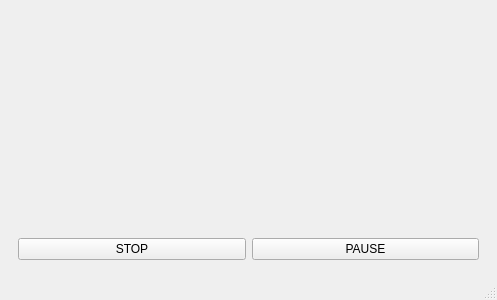
<?xml version="1.0" encoding="UTF-8"?>
<ui version="4.0">
 <class>MainWindow</class>
 <widget class="QMainWindow" name="MainWindow">
  <property name="geometry">
   <rect>
    <x>0</x>
    <y>0</y>
    <width>497</width>
    <height>300</height>
   </rect>
  </property>
  <property name="maximumSize">
   <size>
    <width>500</width>
    <height>400</height>
   </size>
  </property>
  <property name="windowTitle">
   <string>MainWindow</string>
  </property>
  <widget class="QWidget" name="centralwidget">
   <layout class="QHBoxLayout" name="horizontalLayout">
    <item>
     <widget class="QStackedWidget" name="stackedWidget">
      <property name="currentIndex">
       <number>1</number>
      </property>
      <widget class="QWidget" name="page">
       <layout class="QVBoxLayout" name="verticalLayout_4">
        <item>
         <layout class="QGridLayout" name="gridLayout" columnstretch="1,1,1">
          <property name="sizeConstraint">
           <enum>QLayout::SizeConstraint::SetDefaultConstraint</enum>
          </property>
          <item row="0" column="0">
           <widget class="QLabel" name="label_2">
            <property name="text">
             <string>WORK TIME (H:MM)</string>
            </property>
            <property name="alignment">
             <set>Qt::AlignmentFlag::AlignCenter</set>
            </property>
           </widget>
          </item>
          <item row="1" column="0">
           <widget class="QTimeEdit" name="workTimeTimeEdit">
            <property name="focusPolicy">
             <enum>Qt::FocusPolicy::ClickFocus</enum>
            </property>
            <property name="styleSheet">
             <string notr="true">QTimeEdit {
    border: 2px solid #4a62ad;       /* Синяя рамка */
    border-radius: 6px;              /* Скругление углов */
    padding: 5px 10px;               /* Отступы внутри поля */
    background-color: #ffffff;       /* Цвет фона */
    color: #333333;                  /* Цвет текста */
    font-family: &quot;Segoe UI&quot;, Arial;  /* Шрифт */
    font-size: 16px;                 /* Размер текста */
    font-weight: bold;
}

/* Стиль при наведении мыши на поле */
QTimeEdit:hover {
    border: 2px solid #354580;       /* Темно-синяя рамка */
}

/* Стилизация блока с кнопками &quot;вверх-вниз&quot; */
QTimeEdit::up-button, QTimeEdit::down-button {
    subcontrol-origin: border;
    width: 20px;                     /* Ширина кнопок */
    background: #eaeaea;             /* Фон кнопок */
    border-left: 1px solid #4a62ad;  /* Разделительная линия */
}

/* Отдельно верхняя кнопка */
QTimeEdit::up-button {
    subcontrol-position: top right;  /* Позиция вверху справа */
    border-top-right-radius: 4px;
}

/* Отдельно нижняя кнопка */
QTimeEdit::down-button {
    subcontrol-position: bottom right; /* Позиция внизу справа */
    border-bottom-right-radius: 4px;
}

/* Эффект при нажатии на кнопки */
QTimeEdit::up-button:pressed, QTimeEdit::down-button:pressed {
    background: #4a62ad;
}</string>
            </property>
            <property name="alignment">
             <set>Qt::AlignmentFlag::AlignCenter</set>
            </property>
            <property name="buttonSymbols">
             <enum>QAbstractSpinBox::ButtonSymbols::NoButtons</enum>
            </property>
           </widget>
          </item>
          <item row="0" column="2">
           <widget class="QLabel" name="label_3">
            <property name="text">
             <string>REST TIME (H:MM)</string>
            </property>
            <property name="alignment">
             <set>Qt::AlignmentFlag::AlignCenter</set>
            </property>
           </widget>
          </item>
          <item row="1" column="1">
           <spacer name="horizontalSpacer">
            <property name="orientation">
             <enum>Qt::Orientation::Horizontal</enum>
            </property>
            <property name="sizeHint" stdset="0">
             <size>
              <width>40</width>
              <height>20</height>
             </size>
            </property>
           </spacer>
          </item>
          <item row="4" column="0">
           <spacer name="horizontalSpacer_2">
            <property name="orientation">
             <enum>Qt::Orientation::Horizontal</enum>
            </property>
            <property name="sizeHint" stdset="0">
             <size>
              <width>40</width>
              <height>20</height>
             </size>
            </property>
           </spacer>
          </item>
          <item row="4" column="2">
           <spacer name="horizontalSpacer_3">
            <property name="orientation">
             <enum>Qt::Orientation::Horizontal</enum>
            </property>
            <property name="sizeHint" stdset="0">
             <size>
              <width>40</width>
              <height>20</height>
             </size>
            </property>
           </spacer>
          </item>
          <item row="4" column="1">
           <widget class="QPushButton" name="startCycleButton">
            <property name="text">
             <string>START</string>
            </property>
           </widget>
          </item>
          <item row="1" column="2">
           <widget class="QTimeEdit" name="restTimeTimeEdit">
            <property name="styleSheet">
             <string notr="true">QTimeEdit {
    border: 2px solid #4a62ad;       /* Синяя рамка */
    border-radius: 6px;              /* Скругление углов */
    padding: 5px 10px;               /* Отступы внутри поля */
    background-color: #ffffff;       /* Цвет фона */
    color: #333333;                  /* Цвет текста */
    font-family: &quot;Segoe UI&quot;, Arial;  /* Шрифт */
    font-size: 16px;                 /* Размер текста */
    font-weight: bold;
}

/* Стиль при наведении мыши на поле */
QTimeEdit:hover {
    border: 2px solid #354580;       /* Темно-синяя рамка */
}

/* Стилизация блока с кнопками &quot;вверх-вниз&quot; */
QTimeEdit::up-button, QTimeEdit::down-button {
    subcontrol-origin: border;
    width: 20px;                     /* Ширина кнопок */
    background: #eaeaea;             /* Фон кнопок */
    border-left: 1px solid #4a62ad;  /* Разделительная линия */
}

/* Отдельно верхняя кнопка */
QTimeEdit::up-button {
    subcontrol-position: top right;  /* Позиция вверху справа */
    border-top-right-radius: 4px;
}

/* Отдельно нижняя кнопка */
QTimeEdit::down-button {
    subcontrol-position: bottom right; /* Позиция внизу справа */
    border-bottom-right-radius: 4px;
}

/* Эффект при нажатии на кнопки */
QTimeEdit::up-button:pressed, QTimeEdit::down-button:pressed {
    background: #4a62ad;
}</string>
            </property>
            <property name="alignment">
             <set>Qt::AlignmentFlag::AlignCenter</set>
            </property>
            <property name="buttonSymbols">
             <enum>QAbstractSpinBox::ButtonSymbols::NoButtons</enum>
            </property>
           </widget>
          </item>
          <item row="2" column="1">
           <layout class="QVBoxLayout" name="verticalLayout">
            <item>
             <widget class="QLabel" name="label">
              <property name="layoutDirection">
               <enum>Qt::LayoutDirection::LeftToRight</enum>
              </property>
              <property name="text">
               <string>NUMBER OF CYCLES</string>
              </property>
              <property name="alignment">
               <set>Qt::AlignmentFlag::AlignCenter</set>
              </property>
             </widget>
            </item>
            <item>
             <widget class="QSpinBox" name="spinBox"/>
            </item>
           </layout>
          </item>
         </layout>
        </item>
       </layout>
      </widget>
      <widget class="QWidget" name="page_2">
       <layout class="QVBoxLayout" name="verticalLayout_2">
        <item>
         <layout class="QGridLayout" name="gridLayout_2" columnstretch="1,1">
          <item row="1" column="0">
           <widget class="QPushButton" name="stopCycleButton">
            <property name="text">
             <string>STOP</string>
            </property>
           </widget>
          </item>
          <item row="1" column="1">
           <widget class="QPushButton" name="pauseCycleButton">
            <property name="text">
             <string>PAUSE</string>
            </property>
           </widget>
          </item>
          <item row="0" column="0" colspan="2">
           <widget class="PomodoroTimer" name="pomodoroTimer" native="true"/>
          </item>
         </layout>
        </item>
       </layout>
      </widget>
     </widget>
    </item>
   </layout>
  </widget>
  <widget class="QMenuBar" name="menubar">
   <property name="geometry">
    <rect>
     <x>0</x>
     <y>0</y>
     <width>497</width>
     <height>33</height>
    </rect>
   </property>
  </widget>
  <widget class="QStatusBar" name="statusbar"/>
 </widget>
 <customwidgets>
  <customwidget>
   <class>PomodoroTimer</class>
   <extends>QWidget</extends>
   <header>src.views.components.pomodoro_timer</header>
   <container>1</container>
  </customwidget>
 </customwidgets>
 <resources/>
 <connections/>
</ui>
